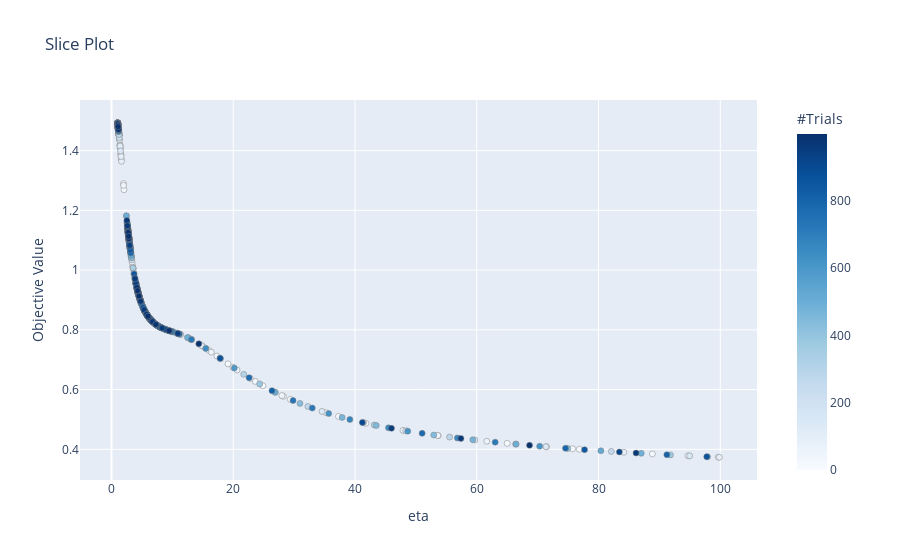

Notebook code cell kept with this figure:
### Code cell
# Eta of [1, 100] for TSE
optuna.visualization.plot_slice(tse_large_eta_optuna)

### Figure 1 — Plotly figure (JSON) as saved in the notebook; plotly's stock layout.template omitted (floating-point values rounded to 4 significant figures; data arrays with more than 128 entries replaced by an {"elided": "..."} marker saying what was removed)
{"data": [{"marker": {"color": {"elided": "1000 int values"}, "colorbar": {"title": {"text": "#Trials"}, "x": 1, "xpad": 40}, "colorscale": [[0, "rgb(247,251,255)"], [0.125, "rgb(222,235,247)"], [0.25, "rgb(198,219,239)"], [0.375, "rgb(158,202,225)"], [0.5, "rgb(107,174,214)"], [0.625, "rgb(66,146,198)"], [0.75, "rgb(33,113,181)"], [0.875, "rgb(8,81,156)"], [1, "rgb(8,48,107)"]], "line": {"color": "Grey", "width": 0.5}}, "mode": "markers", "showlegend": false, "type": "scatter", "x": {"elided": "1000 float values"}, "y": {"elided": "1000 float values"}}], "layout": {"title": {"text": "Slice Plot"}, "xaxis": {"title": {"text": "eta"}}, "yaxis": {"title": {"text": "Objective Value"}}}}
